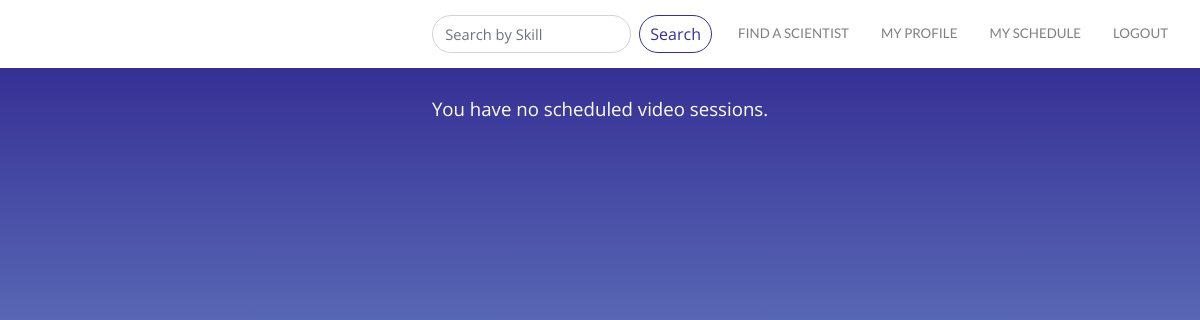
The page /booking/ (signed in) on the database as committed earlier.
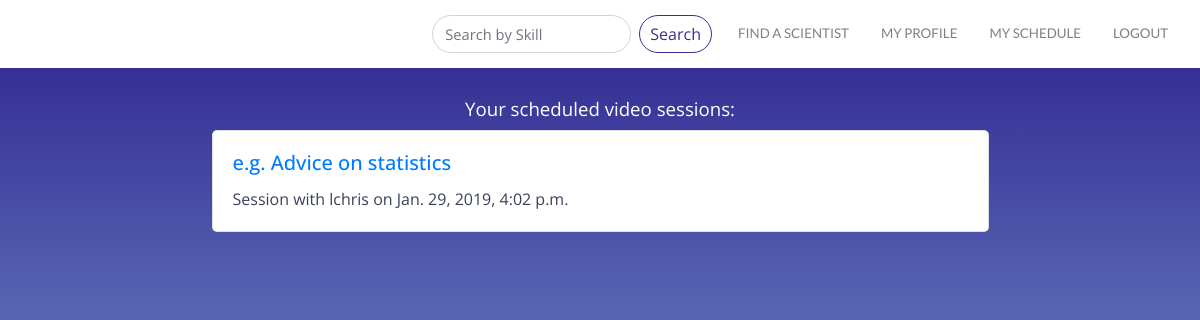
The same page on the database as committed later.
### booking/models.py (models this page shows, shortened)
class Booking(models.Model):
    user = models.ForeignKey(CustomUser, null=True, default='', on_delete=models.CASCADE)
    expert = models.ForeignKey(CustomUser, null=True, default='',on_delete=models.CASCADE, related_name='bookings')
    title = models.CharField(max_length=200, default='e.g. Advice on statistics', null=True)
    start_time = models.DateTimeField('Start time', null=True)
    end_time = models.DateTimeField('End time', null=True)
    notes = models.TextField('Notes', blank=True, null=True)
    is_confirmed = models.BooleanField(blank=True, default=False)
    is_tutorial = models.BooleanField(blank=True, default=False)
    description = models.TextField('Description', blank=True, null=True)
    class Meta:
        verbose_name = 'Booking'
        verbose_name_plural = 'Bookings'

### users/models.py (models this page shows)
class CustomUser(AbstractUser):
    objects = CustomUserManager()
    position = models.CharField(max_length =10000, null=True, default='', blank=True)
    bio = models.CharField(max_length =10000, null=True, default='', blank=True)
    skills = TaggableManager(help_text="A comma-separated list of tags.")
    image = models.ImageField(upload_to="profile_image", blank=True)
    website = models.CharField(max_length=10000, null=True, default='', blank=True)
    skill_area1_title = models.CharField(max_length =10000, null=True, default='', blank=True)
    skill_area1 = models.CharField(max_length =10000, null=True, default='', blank=True)
    skill_area2_title = models.CharField(max_length =10000, null=True, default='', blank=True)
    skill_area2 = models.CharField(max_length =10000, null=True, default='', blank=True)
    skill_area3_title = models.CharField(max_length =10000, null=True, default='', blank=True)
    skill_area3 = models.CharField(max_length =10000, null=True, default='', blank=True)
    skill_area4_title = models.CharField(max_length =10000, null=True, default='', blank=True)
    skill_area4 = models.CharField(max_length =10000, null=True, default='', blank=True)
    skill_area5_title = models.CharField(max_length =10000, null=True, default='', blank=True)
    skill_area5 = models.CharField(max_length =10000, null=True, default='', blank=True)
    software_hardware = models.CharField(max_length =10000, null=True, default='', blank=True)
    software_hardware_intermediate = models.CharField(max_length =10000, null=True, default='', blank=True)
    availability = models.CharField(max_length=10000, null=True, default='', blank=True)
    rate = models.CharField(max_length= 10000, null=True, default='', blank=True)
    expert = models.BooleanField(blank=True, default=False)
    gives_tutorials = models.BooleanField(blank=True, default=False)
    tutorial_area = models.CharField(max_length =10000, null=True, default='', blank=True)
    wants_expert = models.BooleanField(blank=True, default=False)
    needs_help_with = models.CharField(max_length =10000, null=True, default='', blank=True)
    profile_under_review = models.BooleanField(blank=True, default=False)
    profile_approved = models.BooleanField(blank=True, default=False)

### booking/views.py (the view)
# urls.py: path('booking/', views.BookingListView.as_view(), name="booking_list"),
class BookingListView(ListView):
    model = Booking
    context_object_name = 'booking_list'
    template = 'templates/booking_list.html'
    def get_queryset(self):
        bookings = Booking.objects.filter(user=self.request.user)
        return bookings

### booking/templates/booking/booking_list.html (shortened to what this page needs)
{% extends 'layout.html' %}
{% load static %}
{% block content %}
<div class="container-fluid booking">
<div class='container booking_list'>
{% if user.bookings.all or user.booking_set.all %}
<div class="container" id="booking_form_text"><h3 class="video_sessions">Your scheduled video sessions:</h3></div>
{% for booking in user.booking_set.all %}
       <div class="container card booking_list">
        <h5 class="card-title"><a href="{% url 'booking:booking_detail' pk=booking.pk %}">{{ booking.title }}</a></h5>
        <p class="card-text">Session with {{ booking.user }} on {{booking.start_time}}</p>
    </div>
{% endfor %}
</div>
{% else %}
<div class="container" id="booking_form_text"><h3 class="video_sessions">You have no scheduled video sessions.</h3></div>
{% endif %}
    </div>
{% endblock %}

### templates/layout.html (shortened to what this page needs)
{% load static %}
{% load bootstrap4 %}
{% bootstrap_css %}
<!doctype html>
<html>
<head>
    <link rel="stylesheet" href="{% static 'css/layout.css' %}">
    <link rel="stylesheet" href="https://maxcdn.bootstrapcdn.com/bootstrap/4.1.3/css/bootstrap.min.css">
    <link rel="stylesheet" href="https://cdnjs.cloudflare.com/ajax/libs/open-iconic/1.1.1/font/css/open-iconic-bootstrap.min.css" />
    <link rel="stylesheet" href="https://use.fontawesome.com/releases/v5.6.3/css/all.css">
    <link rel="stylesheet" href="https://cdnjs.cloudflare.com/ajax/libs/jqueryui/1.12.1/themes/smoothness/jquery-ui.css">
    </head>
<body>
<div class ="site-container">
    <nav class="navbar navbar-expand-lg navbar-light bg-white">
        <a class="navbar-left logo" href="{% url 'home' %}"><img class="logo" src="/static/css/brand.jpg"></a>
          <div class="collapse navbar-collapse justify-content-end" id="navbarNavAltMarkup">
            <div class="navbar-nav">
                {% if user.is_authenticated %}
                <form class="form-inline my-2 my-lg-0" action="{% url 'search:search_users' %}" method="GET" value="{{request.GET.q}}">
                  <input class="form-control mr-sm-2" type="text" name="q" value="{{request.GET.q}}" placeholder="Search by Skill">
                  <button class="btn btn-primary my-2 my-sm-0" id = "search" name="submit" type="submit" value ="Search">Search</button>
                </form>
                <a class="nav-item nav-link" href="{% url 'browse' %}">FIND A SCIENTIST</a>
                  <a class="nav-item nav-link" href="{% url 'profile' %}">MY PROFILE</a>
                  <a class="nav-item nav-link" href="{% url 'booking:booking_list' %}"> MY SCHEDULE</a>
                  <a class ="nav-item nav-link" href="{% url 'logout' %}">LOGOUT</a>
                {% endif %}
            </div>
          </div>
    </nav>
    {% block content %}{% endblock %}
    </div>
    </body>

### static/css/layout.css (style rules this page uses)
a { color: #6e75a8; }
p { color:#3a405a; }
a.nav-item.nav-link { font-size: 10pt; font-family: 'Lato', sans-serif; padding-top: 8px; margin:8px; }
input.form-control.mr-sm-2 { border-radius: 20px; font-family: 'Open Sans', sans-serif; font-size: 11pt; }
button#search.btn.btn-primary.my-2.my-sm-0 { padding: 6px 10px 6px 10px; margin-right: 10px; background-color: transparent; border: 1px solid #363095; color: #363095; border-radius: 20px; font-family: 'Open Sans', sans-serif; }
body { background-image: url(scipertise_background_dark.jpg); background-size: cover; background-repeat:no-repeat; }
img.logo { height:48px; padding: 8px 12px 8px 50px; max-width:100%; }
div.container.card { display: flex; padding: 20px; border-radius: 5px; margin: 20px auto; }
div.container.card.booking_list { width: 70%; margin: 10 auto; }
h3.video_sessions { color: white; font-family: 'Open Sans', sans-serif; font-weight: 400; font-size: 14pt; }
h5.card-title { font-family: 'Open Sans', sans-serif; }
p.card-text { font-family: 'Open Sans', sans-serif; }
div.container-fluid.booking { background-color:#363095; background-image: linear-gradient(to bottom, #363095, #a0def8); height: 100%; margin: 0 auto; overflow-y:scroll; color: #3a405a; }
div#booking_form_text.container { text-align: center; padding: 30px 10px 0px 10px; }
.btn { outline: none; color: black; background-color: transparent; box-shadow: 0 0 0 0; }

Rows that differ between the two databases and show on the page:
added Booking: title "e.g. Advice on statistics", user "lchris", start_time "Jan. 29, 2019, 4:02 p.m."
Other text that changed with them:
text no longer shown: "You have no scheduled video sessions."
text now shown: "Your scheduled video sessions:"
